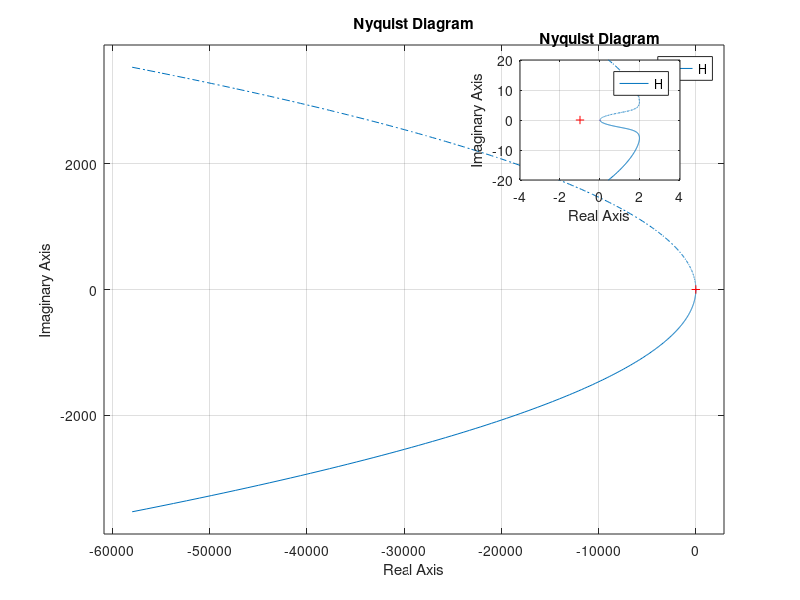
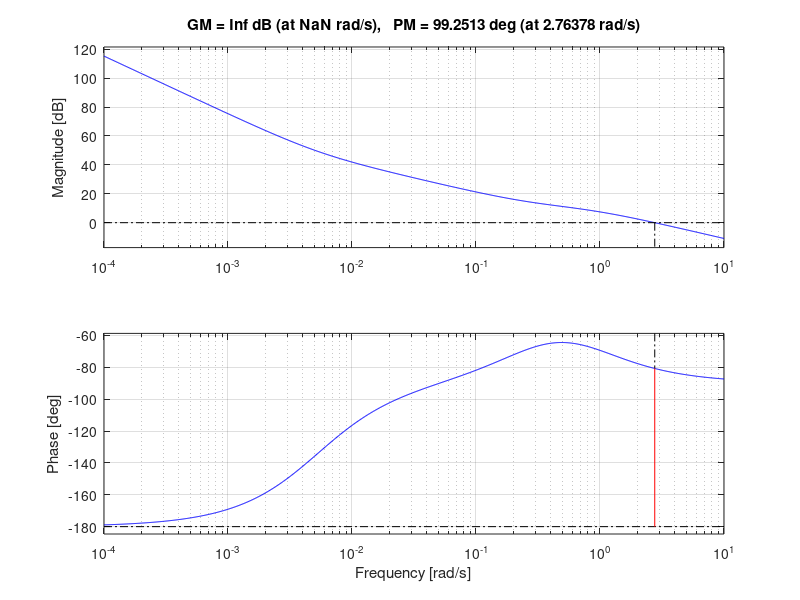

These charts were generated, in order, by the following MATLAB code:
Kp_z=6;
Kp_der_z=1;
Td_z=12;
g=9.81;
C_x=0.25;
m=1.5;
C=1.15;
N=10;


K_pos=1.2950;
K_vel=-4.2775;
K_int=1;
Ti=150;

Kproppos= tf ([(-(K_pos))],[1 0])
Kpropvel= tf ([K_vel],[1])
Kint= tf ([-K_int],[Ti 0 0])
G= tf (-[1/m],[1 C/m]);
G=minreal(G)

K_intermedio=parallel(Kproppos,Kpropvel);
K=parallel(K_intermedio,Kint);
K=minreal (K)

H=series (K,G)
H= minreal (H)
% T= H/(1+H)
% minreal (T)

[Gm,Pm,Wgm,Wpm] = margin(H)

% T=feedback (H,1)
nyquist(H)


axes('position',[.65 .70 .20 .20])
box on % put box around new pair of axes

nyquist(H)
% axis tight
ylim ([-20 20])
xlim ([-4 4])
figure
margin (H)